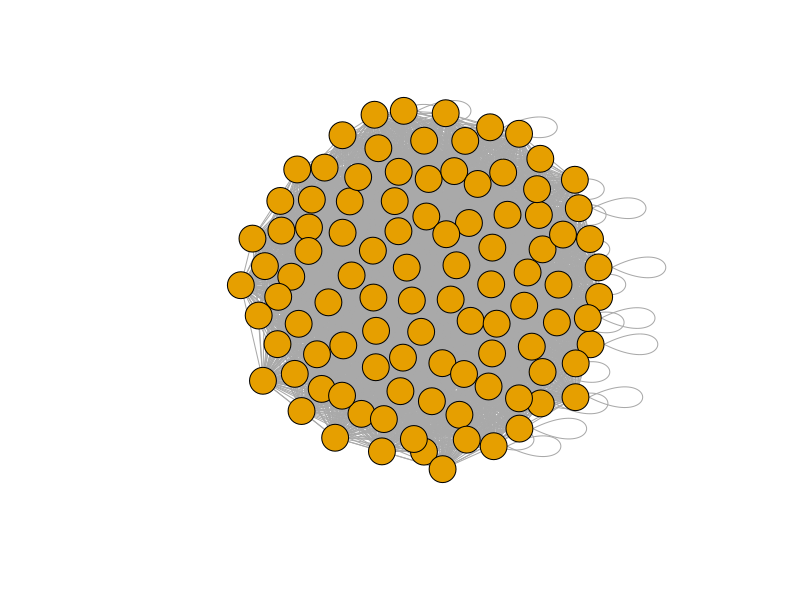

Generate this figure with R:
library(igraph)

# Establecer la semilla aleatoria para reproducibilidad
set.seed(123)

# Crear el grafo aleatorio binomial
n <- 100  # Número de nodos
p <- 0.65  # Probabilidad de conexión

# Generar una matriz de adyacencia binomial
adj_matrix <- matrix(rbinom(n^2, 1, p), nrow = n, ncol = n)

# Convertir la matriz de adyacencia en un grafo
graph <- graph.adjacency(adj_matrix, mode = "undirected", weighted = TRUE)

# Establecer las etiquetas de los nodos en blanco
V(graph)$label <- ""

# Imprimir información básica del grafo
cat("Número de nodos:", vcount(graph), "\n")
cat("Número de enlaces:", ecount(graph), "\n")
cat("Densidad del grafo:", edge_density(graph), "\n")

# Plotear el grafo sin mostrar los números de los nodos
plot(graph, vertex.label = V(graph)$label)